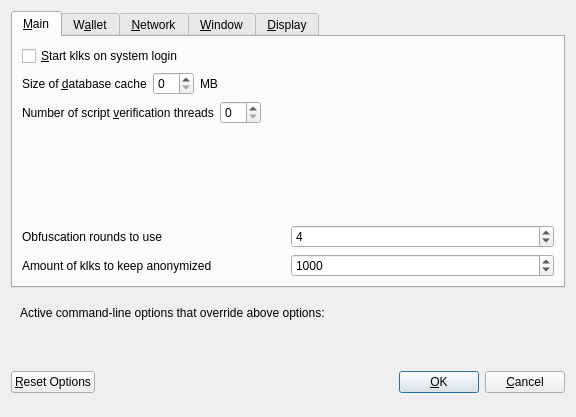
<?xml version="1.0" encoding="UTF-8"?>
<ui version="4.0">
 <class>OptionsDialog</class>
 <widget class="QDialog" name="OptionsDialog">
  <property name="geometry">
   <rect>
    <x>0</x>
    <y>0</y>
    <width>576</width>
    <height>417</height>
   </rect>
  </property>
  <property name="windowTitle">
   <string>Options</string>
  </property>
  <property name="modal">
   <bool>true</bool>
  </property>
  <layout class="QVBoxLayout" name="verticalLayout">
   <item>
    <widget class="QTabWidget" name="tabWidget">
     <property name="currentIndex">
      <number>0</number>
     </property>
     <widget class="QWidget" name="tabMain">
      <attribute name="title">
       <string>&amp;Main</string>
      </attribute>
      <layout class="QVBoxLayout" name="verticalLayout_Main">
       <item>
        <widget class="QCheckBox" name="bitcoinAtStartup">
         <property name="toolTip">
          <string>Automatically start klks after logging in to the system.</string>
         </property>
         <property name="text">
          <string>&amp;Start klks on system login</string>
         </property>
        </widget>
       </item>
       <item>
        <layout class="QHBoxLayout" name="horizontalLayout_2_Main">
         <item>
          <widget class="QLabel" name="databaseCacheLabel">
           <property name="text">
            <string>Size of &amp;database cache</string>
           </property>
           <property name="textFormat">
            <enum>Qt::PlainText</enum>
           </property>
           <property name="buddy">
            <cstring>databaseCache</cstring>
           </property>
          </widget>
         </item>
         <item>
          <widget class="QSpinBox" name="databaseCache"/>
         </item>
         <item>
          <widget class="QLabel" name="databaseCacheUnitLabel">
           <property name="text">
            <string>MB</string>
           </property>
           <property name="textFormat">
            <enum>Qt::PlainText</enum>
           </property>
          </widget>
         </item>
         <item>
          <spacer name="horizontalSpacer_2_Main">
           <property name="orientation">
            <enum>Qt::Horizontal</enum>
           </property>
           <property name="sizeHint" stdset="0">
            <size>
             <width>40</width>
             <height>20</height>
            </size>
           </property>
          </spacer>
         </item>
        </layout>
       </item>
       <item>
        <layout class="QHBoxLayout" name="horizontalLayout_3_Main">
         <item>
          <widget class="QLabel" name="threadsScriptVerifLabel">
           <property name="text">
            <string>Number of script &amp;verification threads</string>
           </property>
           <property name="textFormat">
            <enum>Qt::PlainText</enum>
           </property>
           <property name="buddy">
            <cstring>threadsScriptVerif</cstring>
           </property>
          </widget>
         </item>
         <item>
          <widget class="QSpinBox" name="threadsScriptVerif">
           <property name="toolTip">
            <string>(0 = auto, &lt;0 = leave that many cores free)</string>
           </property>
          </widget>
         </item>
         <item>
          <spacer name="horizontalSpacer_3_Main">
           <property name="orientation">
            <enum>Qt::Horizontal</enum>
           </property>
           <property name="sizeHint" stdset="0">
            <size>
             <width>40</width>
             <height>20</height>
            </size>
           </property>
          </spacer>
         </item>
        </layout>
       </item>
       <item>
        <spacer name="verticalSpacer_Main">
         <property name="orientation">
          <enum>Qt::Vertical</enum>
         </property>
         <property name="sizeHint" stdset="0">
          <size>
           <width>20</width>
           <height>40</height>
          </size>
         </property>
        </spacer>
       </item>
       <item>
        <layout class="QHBoxLayout" name="horizontalLayout_4_Main">
         <item>
          <widget class="QLabel" name="label">
           <property name="toolTip">
            <string>This setting determines the amount of individual masternodes that an input will be anonymized through.&lt;br/&gt;More rounds of anonymization gives a higher degree of privacy, but also costs more in fees.</string>
           </property>
           <property name="text">
            <string>Obfuscation rounds to use</string>
           </property>
          </widget>
         </item>
         <item>
          <widget class="QSpinBox" name="obfuscationRounds">
           <property name="minimum">
            <number>2</number>
           </property>
           <property name="maximum">
            <number>8</number>
           </property>
           <property name="value">
            <number>4</number>
           </property>
          </widget>
         </item>
        </layout>
       </item>
       <item>
        <layout class="QHBoxLayout" name="horizontalLayout">
         <item>
          <widget class="QLabel" name="label_2">
           <property name="toolTip">
            <string>This amount acts as a threshold to turn off Obfuscation once it's reached.</string>
           </property>
           <property name="statusTip">
            <string notr="true"/>
           </property>
           <property name="whatsThis">
            <string notr="true"/>
           </property>
           <property name="accessibleName">
            <string notr="true"/>
           </property>
           <property name="accessibleDescription">
            <string notr="true"/>
           </property>
           <property name="text">
            <string>Amount of klks to keep anonymized</string>
           </property>
          </widget>
         </item>
         <item>
          <widget class="QSpinBox" name="anonymizeklks">
           <property name="minimum">
            <number>100</number>
           </property>
           <property name="maximum">
            <number>100000</number>
           </property>
           <property name="singleStep">
            <number>100</number>
           </property>
           <property name="value">
            <number>1000</number>
           </property>
          </widget>
         </item>
        </layout>
       </item>
      </layout>
     </widget>
     <widget class="QWidget" name="tabWallet">
      <attribute name="title">
       <string>W&amp;allet</string>
      </attribute>
      <layout class="QVBoxLayout" name="verticalLayout_Wallet">
       <item>
        <widget class="QGroupBox" name="groupBox">
         <property name="title">
          <string>Expert</string>
         </property>
         <layout class="QVBoxLayout" name="verticalLayout_2">
          <item>
           <widget class="QCheckBox" name="coinControlFeatures">
            <property name="toolTip">
             <string>Whether to show coin control features or not.</string>
            </property>
            <property name="text">
             <string>Enable coin &amp;control features</string>
            </property>
           </widget>
          </item>
          <item>
           <widget class="QCheckBox" name="showMasternodesTab">
            <property name="toolTip">
             <string>Show additional tab listing all your masternodes in first sub-tab&lt;br/&gt;and all masternodes on the network in second sub-tab.</string>
            </property>
            <property name="text">
             <string>Show Masternodes Tab</string>
            </property>
           </widget>
          </item>
          <item>
           <widget class="QCheckBox" name="spendZeroConfChange">
            <property name="toolTip">
             <string>If you disable the spending of unconfirmed change, the change from a transaction&lt;br/&gt;cannot be used until that transaction has at least one confirmation.&lt;br/&gt;This also affects how your balance is computed.</string>
            </property>
            <property name="text">
             <string>&amp;Spend unconfirmed change</string>
            </property>
           </widget>
          </item>
         </layout>
        </widget>
       </item>
       <item>
        <spacer name="verticalSpacer_Wallet">
         <property name="orientation">
          <enum>Qt::Vertical</enum>
         </property>
         <property name="sizeHint" stdset="0">
          <size>
           <width>20</width>
           <height>40</height>
          </size>
         </property>
        </spacer>
       </item>
      </layout>
     </widget>
     <widget class="QWidget" name="tabNetwork">
      <attribute name="title">
       <string>&amp;Network</string>
      </attribute>
      <layout class="QVBoxLayout" name="verticalLayout_Network">
       <item>
        <widget class="QCheckBox" name="mapPortUpnp">
         <property name="toolTip">
          <string>Automatically open the klks client port on the router. This only works when your router supports UPnP and it is enabled.</string>
         </property>
         <property name="text">
          <string>Map port using &amp;UPnP</string>
         </property>
        </widget>
       </item>
       <item>
        <widget class="QCheckBox" name="allowIncoming">
         <property name="toolTip">
          <string>Accept connections from outside</string>
         </property>
         <property name="text">
          <string>Allow incoming connections</string>
         </property>
        </widget>
       </item>
       <item>
        <widget class="QCheckBox" name="connectSocks">
         <property name="toolTip">
          <string>Connect to the klks network through a SOCKS5 proxy.</string>
         </property>
         <property name="text">
          <string>&amp;Connect through SOCKS5 proxy (default proxy):</string>
         </property>
        </widget>
       </item>
       <item>
        <layout class="QHBoxLayout" name="horizontalLayout_1_Network">
         <item>
          <widget class="QLabel" name="proxyIpLabel">
           <property name="text">
            <string>Proxy &amp;IP:</string>
           </property>
           <property name="textFormat">
            <enum>Qt::PlainText</enum>
           </property>
           <property name="buddy">
            <cstring>proxyIp</cstring>
           </property>
          </widget>
         </item>
         <item>
          <widget class="QValidatedLineEdit" name="proxyIp">
           <property name="minimumSize">
            <size>
             <width>140</width>
             <height>0</height>
            </size>
           </property>
           <property name="maximumSize">
            <size>
             <width>140</width>
             <height>16777215</height>
            </size>
           </property>
           <property name="toolTip">
            <string>IP address of the proxy (e.g. IPv4: 127.0.0.1 / IPv6: ::1)</string>
           </property>
          </widget>
         </item>
         <item>
          <widget class="QLabel" name="proxyPortLabel">
           <property name="text">
            <string>&amp;Port:</string>
           </property>
           <property name="textFormat">
            <enum>Qt::PlainText</enum>
           </property>
           <property name="buddy">
            <cstring>proxyPort</cstring>
           </property>
          </widget>
         </item>
         <item>
          <widget class="QLineEdit" name="proxyPort">
           <property name="minimumSize">
            <size>
             <width>55</width>
             <height>0</height>
            </size>
           </property>
           <property name="maximumSize">
            <size>
             <width>55</width>
             <height>16777215</height>
            </size>
           </property>
           <property name="toolTip">
            <string>Port of the proxy (e.g. 9050)</string>
           </property>
          </widget>
         </item>
         <item>
          <spacer name="horizontalSpacer_1_Network">
           <property name="orientation">
            <enum>Qt::Horizontal</enum>
           </property>
           <property name="sizeHint" stdset="0">
            <size>
             <width>40</width>
             <height>20</height>
            </size>
           </property>
          </spacer>
         </item>
        </layout>
       </item>
       <item>
        <spacer name="verticalSpacer_Network">
         <property name="orientation">
          <enum>Qt::Vertical</enum>
         </property>
         <property name="sizeHint" stdset="0">
          <size>
           <width>20</width>
           <height>40</height>
          </size>
         </property>
        </spacer>
       </item>
      </layout>
     </widget>
     <widget class="QWidget" name="tabWindow">
      <attribute name="title">
       <string>&amp;Window</string>
      </attribute>
      <layout class="QVBoxLayout" name="verticalLayout_Window">
       <item>
        <widget class="QCheckBox" name="minimizeToTray">
         <property name="toolTip">
          <string>Show only a tray icon after minimizing the window.</string>
         </property>
         <property name="text">
          <string>&amp;Minimize to the tray instead of the taskbar</string>
         </property>
        </widget>
       </item>
       <item>
        <widget class="QCheckBox" name="minimizeOnClose">
         <property name="toolTip">
          <string>Minimize instead of exit the application when the window is closed. When this option is enabled, the application will be closed only after selecting Quit in the menu.</string>
         </property>
         <property name="text">
          <string>M&amp;inimize on close</string>
         </property>
        </widget>
       </item>
       <item>
        <spacer name="verticalSpacer_Window">
         <property name="orientation">
          <enum>Qt::Vertical</enum>
         </property>
         <property name="sizeHint" stdset="0">
          <size>
           <width>20</width>
           <height>40</height>
          </size>
         </property>
        </spacer>
       </item>
      </layout>
     </widget>
     <widget class="QWidget" name="tabDisplay">
      <attribute name="title">
       <string>&amp;Display</string>
      </attribute>
      <layout class="QVBoxLayout" name="verticalLayout_Display">
       <item>
        <layout class="QHBoxLayout" name="horizontalLayout_1_Display">
         <item>
          <widget class="QLabel" name="langLabel">
           <property name="text">
            <string>User Interface &amp;language:</string>
           </property>
           <property name="textFormat">
            <enum>Qt::PlainText</enum>
           </property>
           <property name="buddy">
            <cstring>lang</cstring>
           </property>
          </widget>
         </item>
         <item>
          <widget class="QValueComboBox" name="lang">
           <property name="toolTip">
            <string>The user interface language can be set here. This setting will take effect after restarting klks.</string>
           </property>
          </widget>
         </item>
        </layout>
       </item>
       <item>
        <widget class="QLabel" name="label_3">
         <property name="toolTip">
          <string notr="true"/>
         </property>
         <property name="statusTip">
          <string notr="true"/>
         </property>
         <property name="whatsThis">
          <string notr="true"/>
         </property>
         <property name="accessibleName">
          <string notr="true"/>
         </property>
         <property name="text">
          <string>Language missing or translation incomplete? Help contributing translations here:
https://www.transifex.com/klks-project/klks-project-translations</string>
         </property>
         <property name="wordWrap">
          <bool>true</bool>
         </property>
         <property name="openExternalLinks">
          <bool>true</bool>
         </property>
         <property name="textInteractionFlags">
          <set>Qt::TextBrowserInteraction</set>
         </property>
        </widget>
       </item>
       <item>
        <layout class="QHBoxLayout" name="horizontalLayout_4_Display" stretch="0,0">
         <item>
          <widget class="QLabel" name="themeLabel">
           <property name="text">
            <string>User Interface Theme:</string>
           </property>
          </widget>
         </item>
         <item>
          <widget class="QValueComboBox" name="theme"/>
         </item>
        </layout>
       </item>
       <item>
        <widget class="Line" name="line">
         <property name="orientation">
          <enum>Qt::Horizontal</enum>
         </property>
        </widget>
       </item>
       <item>
        <layout class="QHBoxLayout" name="horizontalLayout_2_Display">
         <item>
          <widget class="QLabel" name="unitLabel">
           <property name="text">
            <string>&amp;Unit to show amounts in:</string>
           </property>
           <property name="textFormat">
            <enum>Qt::PlainText</enum>
           </property>
           <property name="buddy">
            <cstring>unit</cstring>
           </property>
          </widget>
         </item>
         <item>
          <widget class="QValueComboBox" name="unit">
           <property name="toolTip">
            <string>Choose the default subdivision unit to show in the interface and when sending coins.</string>
           </property>
          </widget>
         </item>
        </layout>
       </item>
       <item>
        <layout class="QHBoxLayout" name="horizontalLayout_5_Display">
         <item>
          <widget class="QLabel" name="digitsLabel">
           <property name="text">
            <string>Decimal digits</string>
           </property>
          </widget>
         </item>
         <item>
          <widget class="QValueComboBox" name="digits"/>
         </item>
        </layout>
       </item>
       <item>
        <layout class="QHBoxLayout" name="horizontalLayout_3_Display">
         <item>
          <widget class="QLabel" name="thirdPartyTxUrlsLabel">
           <property name="toolTip">
            <string>Third party URLs (e.g. a block explorer) that appear in the transactions tab as context menu items. %s in the URL is replaced by transaction hash. Multiple URLs are separated by vertical bar |.</string>
           </property>
           <property name="text">
            <string>Third party transaction URLs</string>
           </property>
           <property name="buddy">
            <cstring>thirdPartyTxUrls</cstring>
           </property>
          </widget>
         </item>
         <item>
          <widget class="QLineEdit" name="thirdPartyTxUrls">
           <property name="toolTip">
            <string>Third party URLs (e.g. a block explorer) that appear in the transactions tab as context menu items. %s in the URL is replaced by transaction hash. Multiple URLs are separated by vertical bar |.</string>
           </property>
          </widget>
         </item>
        </layout>
       </item>
       <item>
        <spacer name="verticalSpacer">
         <property name="orientation">
          <enum>Qt::Vertical</enum>
         </property>
         <property name="sizeHint" stdset="0">
          <size>
           <width>20</width>
           <height>40</height>
          </size>
         </property>
        </spacer>
       </item>
      </layout>
     </widget>
    </widget>
   </item>
   <item>
    <widget class="QFrame" name="frame">
     <layout class="QVBoxLayout" name="verticalLayout_Bottom">
      <item>
       <layout class="QHBoxLayout" name="horizontalLayout_Bottom">
        <item>
         <widget class="QLabel" name="overriddenByCommandLineInfoLabel">
          <property name="text">
           <string>Active command-line options that override above options:</string>
          </property>
          <property name="textFormat">
           <enum>Qt::PlainText</enum>
          </property>
         </widget>
        </item>
        <item>
         <spacer name="horizontalSpacer_Bottom">
          <property name="orientation">
           <enum>Qt::Horizontal</enum>
          </property>
          <property name="sizeHint" stdset="0">
           <size>
            <width>40</width>
            <height>20</height>
           </size>
          </property>
         </spacer>
        </item>
       </layout>
      </item>
      <item>
       <widget class="QLabel" name="overriddenByCommandLineLabel">
        <property name="text">
         <string/>
        </property>
        <property name="textFormat">
         <enum>Qt::PlainText</enum>
        </property>
        <property name="wordWrap">
         <bool>true</bool>
        </property>
       </widget>
      </item>
     </layout>
    </widget>
   </item>
   <item>
    <layout class="QHBoxLayout" name="horizontalLayout_Buttons">
     <item>
      <widget class="QPushButton" name="resetButton">
       <property name="toolTip">
        <string>Reset all client options to default.</string>
       </property>
       <property name="text">
        <string>&amp;Reset Options</string>
       </property>
       <property name="autoDefault">
        <bool>false</bool>
       </property>
      </widget>
     </item>
     <item>
      <spacer name="horizontalSpacer_1">
       <property name="orientation">
        <enum>Qt::Horizontal</enum>
       </property>
       <property name="sizeHint" stdset="0">
        <size>
         <width>40</width>
         <height>48</height>
        </size>
       </property>
      </spacer>
     </item>
     <item>
      <widget class="QLabel" name="statusLabel">
       <property name="minimumSize">
        <size>
         <width>200</width>
         <height>0</height>
        </size>
       </property>
       <property name="font">
        <font>
         <weight>75</weight>
         <bold>true</bold>
        </font>
       </property>
       <property name="text">
        <string/>
       </property>
       <property name="textFormat">
        <enum>Qt::PlainText</enum>
       </property>
       <property name="wordWrap">
        <bool>true</bool>
       </property>
      </widget>
     </item>
     <item>
      <spacer name="horizontalSpacer_2">
       <property name="orientation">
        <enum>Qt::Horizontal</enum>
       </property>
       <property name="sizeHint" stdset="0">
        <size>
         <width>40</width>
         <height>48</height>
        </size>
       </property>
      </spacer>
     </item>
     <item>
      <widget class="QPushButton" name="okButton">
       <property name="text">
        <string>&amp;OK</string>
       </property>
       <property name="autoDefault">
        <bool>false</bool>
       </property>
       <property name="default">
        <bool>true</bool>
       </property>
      </widget>
     </item>
     <item>
      <widget class="QPushButton" name="cancelButton">
       <property name="text">
        <string>&amp;Cancel</string>
       </property>
       <property name="autoDefault">
        <bool>false</bool>
       </property>
      </widget>
     </item>
    </layout>
   </item>
  </layout>
 </widget>
 <customwidgets>
  <customwidget>
   <class>QValidatedLineEdit</class>
   <extends>QLineEdit</extends>
   <header>qvalidatedlineedit.h</header>
  </customwidget>
  <customwidget>
   <class>QValueComboBox</class>
   <extends>QComboBox</extends>
   <header>qvaluecombobox.h</header>
  </customwidget>
 </customwidgets>
 <resources/>
 <connections/>
</ui>
